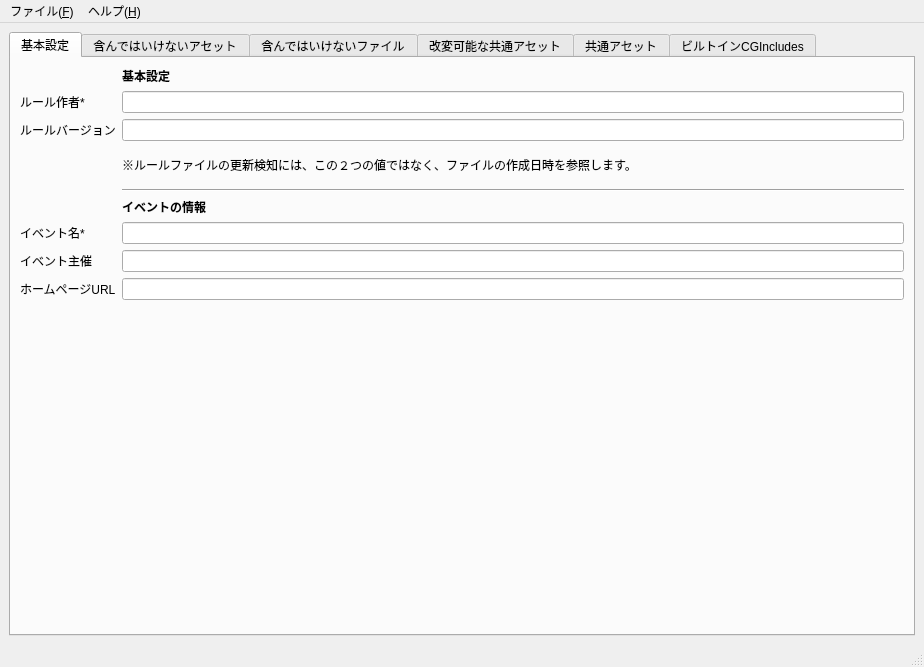
<?xml version="1.0" encoding="UTF-8"?>
<ui version="4.0">
 <class>MainWindow</class>
 <widget class="QMainWindow" name="MainWindow">
  <property name="geometry">
   <rect>
    <x>0</x>
    <y>0</y>
    <width>924</width>
    <height>667</height>
   </rect>
  </property>
  <property name="windowTitle">
   <string>MainWindow</string>
  </property>
  <widget class="QWidget" name="centralwidget">
   <layout class="QVBoxLayout" name="verticalLayout">
    <item>
     <widget class="QTabWidget" name="tabWidget">
      <property name="currentIndex">
       <number>0</number>
      </property>
      <property name="tabBarAutoHide">
       <bool>false</bool>
      </property>
      <widget class="QWidget" name="tab">
       <attribute name="title">
        <string>基本設定</string>
       </attribute>
       <layout class="QFormLayout" name="formLayout">
        <item row="0" column="1">
         <widget class="QLabel" name="label_2">
          <property name="font">
           <font>
            <weight>75</weight>
            <bold>true</bold>
           </font>
          </property>
          <property name="text">
           <string>基本設定</string>
          </property>
         </widget>
        </item>
        <item row="1" column="0">
         <widget class="QLabel" name="label">
          <property name="text">
           <string>ルール作者*</string>
          </property>
         </widget>
        </item>
        <item row="1" column="1">
         <widget class="QLineEdit" name="tbRuleAuthor"/>
        </item>
        <item row="2" column="0">
         <widget class="QLabel" name="label_4">
          <property name="text">
           <string>ルールバージョン</string>
          </property>
         </widget>
        </item>
        <item row="2" column="1">
         <widget class="QLineEdit" name="tbRuleVersion"/>
        </item>
        <item row="3" column="1">
         <widget class="QLabel" name="label_5">
          <property name="sizePolicy">
           <sizepolicy hsizetype="MinimumExpanding" vsizetype="Preferred">
            <horstretch>0</horstretch>
            <verstretch>0</verstretch>
           </sizepolicy>
          </property>
          <property name="text">
           <string>※ルールファイルの更新検知には、この２つの値ではなく、ファイルの作成日時を参照します。</string>
          </property>
          <property name="scaledContents">
           <bool>false</bool>
          </property>
          <property name="wordWrap">
           <bool>true</bool>
          </property>
         </widget>
        </item>
        <item row="4" column="1">
         <widget class="Line" name="line">
          <property name="orientation">
           <enum>Qt::Horizontal</enum>
          </property>
         </widget>
        </item>
        <item row="5" column="1">
         <widget class="QLabel" name="label_3">
          <property name="font">
           <font>
            <weight>75</weight>
            <bold>true</bold>
           </font>
          </property>
          <property name="text">
           <string>イベントの情報</string>
          </property>
         </widget>
        </item>
        <item row="6" column="0">
         <widget class="QLabel" name="label_6">
          <property name="text">
           <string>イベント名*</string>
          </property>
         </widget>
        </item>
        <item row="6" column="1">
         <widget class="QLineEdit" name="tbEventName"/>
        </item>
        <item row="7" column="0">
         <widget class="QLabel" name="label_7">
          <property name="text">
           <string>イベント主催</string>
          </property>
         </widget>
        </item>
        <item row="7" column="1">
         <widget class="QLineEdit" name="tbEventAuthor"/>
        </item>
        <item row="8" column="0">
         <widget class="QLabel" name="label_8">
          <property name="text">
           <string>ホームページURL</string>
          </property>
         </widget>
        </item>
        <item row="8" column="1">
         <widget class="QLineEdit" name="tbHomepageUrl"/>
        </item>
       </layout>
      </widget>
      <widget class="QWidget" name="tab_2">
       <attribute name="title">
        <string>含んではいけないアセット</string>
       </attribute>
       <layout class="QFormLayout" name="formLayout_2">
        <property name="fieldGrowthPolicy">
         <enum>QFormLayout::AllNonFixedFieldsGrow</enum>
        </property>
        <property name="rowWrapPolicy">
         <enum>QFormLayout::DontWrapRows</enum>
        </property>
        <item row="1" column="0">
         <layout class="QVBoxLayout" name="verticalLayout_2">
          <item>
           <widget class="QLabel" name="label_10">
            <property name="minimumSize">
             <size>
              <width>150</width>
              <height>0</height>
             </size>
            </property>
            <property name="text">
             <string>アセット選択</string>
            </property>
            <property name="alignment">
             <set>Qt::AlignRight|Qt::AlignTrailing|Qt::AlignVCenter</set>
            </property>
           </widget>
          </item>
          <item>
           <widget class="QPushButton" name="IncludesBlacklist_AddPkg">
            <property name="text">
             <string>unitypackageを追加</string>
            </property>
           </widget>
          </item>
          <item>
           <widget class="QPushButton" name="IncludesBlacklist_DelPkg">
            <property name="text">
             <string>選択中のアセットを含む
unitypackageを削除</string>
            </property>
           </widget>
          </item>
          <item>
           <spacer name="verticalSpacer">
            <property name="orientation">
             <enum>Qt::Vertical</enum>
            </property>
            <property name="sizeHint" stdset="0">
             <size>
              <width>20</width>
              <height>40</height>
             </size>
            </property>
           </spacer>
          </item>
         </layout>
        </item>
        <item row="1" column="1">
         <widget class="QTreeWidget" name="IncludesBlacklist_tw">
          <property name="sizePolicy">
           <sizepolicy hsizetype="Expanding" vsizetype="Expanding">
            <horstretch>0</horstretch>
            <verstretch>100</verstretch>
           </sizepolicy>
          </property>
          <property name="minimumSize">
           <size>
            <width>0</width>
            <height>0</height>
           </size>
          </property>
          <property name="tabKeyNavigation">
           <bool>true</bool>
          </property>
          <property name="selectionBehavior">
           <enum>QAbstractItemView::SelectRows</enum>
          </property>
          <attribute name="headerDefaultSectionSize">
           <number>250</number>
          </attribute>
          <column>
           <property name="text">
            <string>アセット名</string>
           </property>
          </column>
          <column>
           <property name="text">
            <string>GUID</string>
           </property>
          </column>
          <column>
           <property name="text">
            <string>unitypackage</string>
           </property>
          </column>
         </widget>
        </item>
        <item row="0" column="1">
         <widget class="QLabel" name="label_9">
          <property name="text">
           <string>含めてはいけないアセットを記述します
例えば、VRCSDKやアセットストアなどの再配布のものなどです。
また、改変を不可とする共通アセットもここに記述します。</string>
          </property>
         </widget>
        </item>
       </layout>
      </widget>
      <widget class="QWidget" name="tab_3">
       <attribute name="title">
        <string>含んではいけないファイル</string>
       </attribute>
       <layout class="QFormLayout" name="formLayout_5">
        <item row="0" column="1">
         <widget class="QLabel" name="label_15">
          <property name="text">
           <string>含めてはいけないアセットを記述します
例えば、スクリプトファイルや実行可能ファイル、作業用中間ファイルなどです
正規表現が使用可能です</string>
          </property>
         </widget>
        </item>
        <item row="1" column="0">
         <layout class="QVBoxLayout" name="verticalLayout_5">
          <item>
           <widget class="QLabel" name="label_16">
            <property name="minimumSize">
             <size>
              <width>150</width>
              <height>0</height>
             </size>
            </property>
            <property name="text">
             <string>アセット選択</string>
            </property>
            <property name="alignment">
             <set>Qt::AlignRight|Qt::AlignTrailing|Qt::AlignVCenter</set>
            </property>
           </widget>
          </item>
          <item>
           <widget class="QPushButton" name="FileBlacklist_Add">
            <property name="text">
             <string>ファイルルールを追加</string>
            </property>
           </widget>
          </item>
          <item>
           <widget class="QPushButton" name="FileBlacklist_Del">
            <property name="text">
             <string>選択中のルールを削除</string>
            </property>
           </widget>
          </item>
          <item>
           <spacer name="verticalSpacer_4">
            <property name="orientation">
             <enum>Qt::Vertical</enum>
            </property>
            <property name="sizeHint" stdset="0">
             <size>
              <width>20</width>
              <height>40</height>
             </size>
            </property>
           </spacer>
          </item>
         </layout>
        </item>
        <item row="1" column="1">
         <widget class="QListWidget" name="FileBlacklist_list">
          <property name="sizePolicy">
           <sizepolicy hsizetype="Expanding" vsizetype="Expanding">
            <horstretch>0</horstretch>
            <verstretch>100</verstretch>
           </sizepolicy>
          </property>
         </widget>
        </item>
       </layout>
      </widget>
      <widget class="QWidget" name="tab_4">
       <attribute name="title">
        <string>改変可能な共通アセット</string>
       </attribute>
       <layout class="QFormLayout" name="formLayout_3">
        <item row="0" column="1">
         <widget class="QLabel" name="label_11">
          <property name="text">
           <string>共通で用意するが、各自で改変し、同梱することのできるアセットです
例）共通シェーダー</string>
          </property>
         </widget>
        </item>
        <item row="1" column="1">
         <widget class="QTreeWidget" name="ModifiableAsset_tw">
          <property name="sizePolicy">
           <sizepolicy hsizetype="Expanding" vsizetype="Expanding">
            <horstretch>0</horstretch>
            <verstretch>100</verstretch>
           </sizepolicy>
          </property>
          <property name="minimumSize">
           <size>
            <width>0</width>
            <height>0</height>
           </size>
          </property>
          <property name="tabKeyNavigation">
           <bool>true</bool>
          </property>
          <property name="selectionBehavior">
           <enum>QAbstractItemView::SelectRows</enum>
          </property>
          <attribute name="headerDefaultSectionSize">
           <number>250</number>
          </attribute>
          <column>
           <property name="text">
            <string>アセット名</string>
           </property>
          </column>
          <column>
           <property name="text">
            <string>GUID</string>
           </property>
          </column>
          <column>
           <property name="text">
            <string>unitypackage</string>
           </property>
          </column>
         </widget>
        </item>
        <item row="1" column="0">
         <layout class="QVBoxLayout" name="verticalLayout_3">
          <item>
           <widget class="QLabel" name="label_12">
            <property name="minimumSize">
             <size>
              <width>150</width>
              <height>0</height>
             </size>
            </property>
            <property name="text">
             <string>アセット選択</string>
            </property>
            <property name="alignment">
             <set>Qt::AlignRight|Qt::AlignTrailing|Qt::AlignVCenter</set>
            </property>
           </widget>
          </item>
          <item>
           <widget class="QPushButton" name="ModifiableAsset_AddPkg">
            <property name="text">
             <string>unitypackageを追加</string>
            </property>
           </widget>
          </item>
          <item>
           <widget class="QPushButton" name="ModifiableAsset_DelPkg">
            <property name="text">
             <string>選択中のアセットを含む
unitypackageを削除</string>
            </property>
           </widget>
          </item>
          <item>
           <spacer name="verticalSpacer_2">
            <property name="orientation">
             <enum>Qt::Vertical</enum>
            </property>
            <property name="sizeHint" stdset="0">
             <size>
              <width>20</width>
              <height>40</height>
             </size>
            </property>
           </spacer>
          </item>
         </layout>
        </item>
       </layout>
      </widget>
      <widget class="QWidget" name="tab_5">
       <attribute name="title">
        <string>共通アセット</string>
       </attribute>
       <layout class="QFormLayout" name="formLayout_4">
        <item row="0" column="1">
         <widget class="QLabel" name="label_13">
          <property name="text">
           <string>共通で用意するアセットです。
ここに登録されている共通アセットは、同梱されていること自体はエラーとしません。
参照先が同梱されていないアセットに対し、共通アセットに対する参照か照合を行い、許可を行うためのアセットリストとなります。</string>
          </property>
         </widget>
        </item>
        <item row="1" column="1">
         <widget class="QTreeWidget" name="CommonAsset_tw">
          <property name="sizePolicy">
           <sizepolicy hsizetype="Expanding" vsizetype="Expanding">
            <horstretch>0</horstretch>
            <verstretch>100</verstretch>
           </sizepolicy>
          </property>
          <property name="minimumSize">
           <size>
            <width>0</width>
            <height>0</height>
           </size>
          </property>
          <property name="tabKeyNavigation">
           <bool>true</bool>
          </property>
          <property name="selectionBehavior">
           <enum>QAbstractItemView::SelectRows</enum>
          </property>
          <attribute name="headerDefaultSectionSize">
           <number>250</number>
          </attribute>
          <column>
           <property name="text">
            <string>アセット名</string>
           </property>
          </column>
          <column>
           <property name="text">
            <string>GUID</string>
           </property>
          </column>
          <column>
           <property name="text">
            <string>unitypackage</string>
           </property>
          </column>
         </widget>
        </item>
        <item row="1" column="0">
         <layout class="QVBoxLayout" name="verticalLayout_4">
          <item>
           <widget class="QLabel" name="label_14">
            <property name="minimumSize">
             <size>
              <width>150</width>
              <height>0</height>
             </size>
            </property>
            <property name="text">
             <string>アセット選択</string>
            </property>
            <property name="alignment">
             <set>Qt::AlignRight|Qt::AlignTrailing|Qt::AlignVCenter</set>
            </property>
           </widget>
          </item>
          <item>
           <widget class="QPushButton" name="CommonAsset_AddPkg">
            <property name="text">
             <string>unitypackageを追加</string>
            </property>
           </widget>
          </item>
          <item>
           <widget class="QPushButton" name="CommonAsset_DelPkg">
            <property name="text">
             <string>選択中のアセットを含む
unitypackageを削除</string>
            </property>
           </widget>
          </item>
          <item>
           <spacer name="verticalSpacer_3">
            <property name="orientation">
             <enum>Qt::Vertical</enum>
            </property>
            <property name="sizeHint" stdset="0">
             <size>
              <width>20</width>
              <height>40</height>
             </size>
            </property>
           </spacer>
          </item>
         </layout>
        </item>
       </layout>
      </widget>
      <widget class="QWidget" name="tab_6">
       <attribute name="title">
        <string>ビルトインCGIncludes</string>
       </attribute>
       <layout class="QFormLayout" name="formLayout_6">
        <item row="1" column="0">
         <layout class="QVBoxLayout" name="verticalLayout_7">
          <item>
           <widget class="QLabel" name="label_19">
            <property name="minimumSize">
             <size>
              <width>150</width>
              <height>0</height>
             </size>
            </property>
            <property name="text">
             <string>アセット選択</string>
            </property>
            <property name="alignment">
             <set>Qt::AlignRight|Qt::AlignTrailing|Qt::AlignVCenter</set>
            </property>
           </widget>
          </item>
          <item>
           <widget class="QPushButton" name="BuiltinCGIncludes_Add">
            <property name="text">
             <string>ファイルをダイアログから追加</string>
            </property>
           </widget>
          </item>
          <item>
           <widget class="QPushButton" name="BuiltinCGIncludes_Del">
            <property name="text">
             <string>選択中のルールを削除</string>
            </property>
           </widget>
          </item>
          <item>
           <spacer name="verticalSpacer_6">
            <property name="orientation">
             <enum>Qt::Vertical</enum>
            </property>
            <property name="sizeHint" stdset="0">
             <size>
              <width>20</width>
              <height>40</height>
             </size>
            </property>
           </spacer>
          </item>
         </layout>
        </item>
        <item row="1" column="1">
         <widget class="QListWidget" name="BuiltinCGIncludes_list">
          <property name="sizePolicy">
           <sizepolicy hsizetype="Expanding" vsizetype="Expanding">
            <horstretch>0</horstretch>
            <verstretch>100</verstretch>
           </sizepolicy>
          </property>
         </widget>
        </item>
        <item row="0" column="1">
         <widget class="QLabel" name="label_17">
          <property name="text">
           <string>ビルトインで用意されているCGIncludeファイル名を設定します。
ビルトインのCGIncludeファイルは、Unityのバージョンによって異なります。
Unityのダウンロードページから、ビルトインシェーダーをダウンロードできます。</string>
          </property>
         </widget>
        </item>
       </layout>
      </widget>
     </widget>
    </item>
   </layout>
  </widget>
  <widget class="QMenuBar" name="menubar">
   <property name="geometry">
    <rect>
     <x>0</x>
     <y>0</y>
     <width>924</width>
     <height>21</height>
    </rect>
   </property>
   <widget class="QMenu" name="menu_F">
    <property name="title">
     <string>ファイル(&amp;F)</string>
    </property>
    <addaction name="actionOpen"/>
    <addaction name="actionSave"/>
    <addaction name="separator"/>
    <addaction name="actionExport"/>
    <addaction name="separator"/>
    <addaction name="actionExit"/>
   </widget>
   <widget class="QMenu" name="menu_H">
    <property name="title">
     <string>ヘルプ(&amp;H)</string>
    </property>
    <addaction name="actionGithub"/>
    <addaction name="actionDocument"/>
   </widget>
   <addaction name="menu_F"/>
   <addaction name="menu_H"/>
  </widget>
  <widget class="QStatusBar" name="statusbar"/>
  <action name="actionOpen">
   <property name="text">
    <string>開く(&amp;O)</string>
   </property>
   <property name="shortcut">
    <string>Ctrl+O</string>
   </property>
  </action>
  <action name="actionSave">
   <property name="text">
    <string>保存(&amp;S)</string>
   </property>
   <property name="shortcut">
    <string>Ctrl+S</string>
   </property>
  </action>
  <action name="actionExport">
   <property name="text">
    <string>出力(&amp;E)</string>
   </property>
   <property name="shortcut">
    <string>Ctrl+E</string>
   </property>
  </action>
  <action name="actionExit">
   <property name="text">
    <string>終了(&amp;X)</string>
   </property>
  </action>
  <action name="actionGithub">
   <property name="text">
    <string>Github</string>
   </property>
  </action>
  <action name="actionDocument">
   <property name="text">
    <string>Document</string>
   </property>
  </action>
 </widget>
 <resources/>
 <connections/>
</ui>
